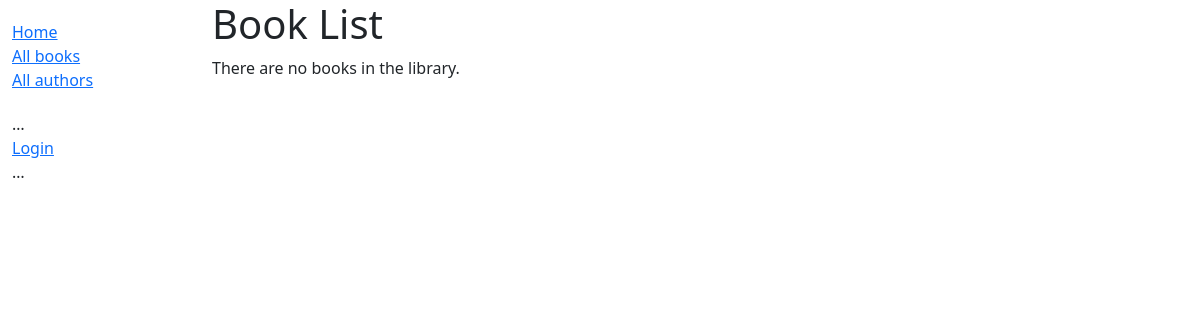
Before: /catalog/books/ with the older database file.
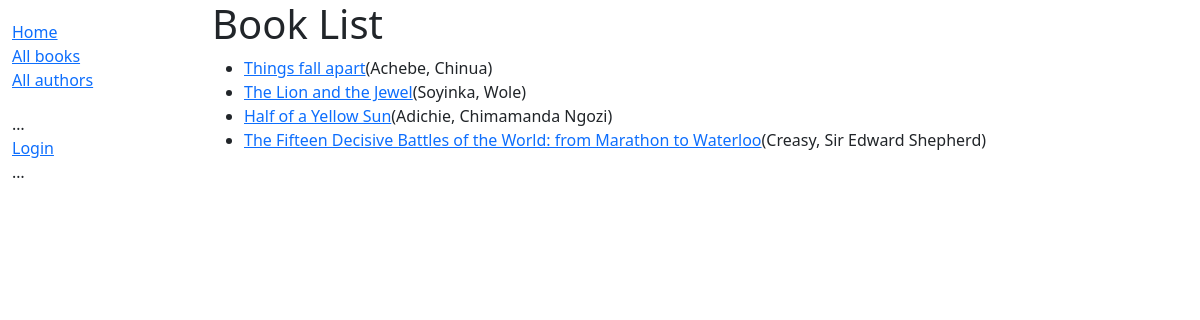
After: the same page with the newer database file.
### catalog/models.py (models this page shows, shortened)
class Book(models.Model):  # all models must inherit from models.Model
    title = models.CharField(max_length=200)
    author = models.ForeignKey('Author', on_delete=models.RESTRICT, null=True)
    summary = models.TextField(max_length=1000, help_text="Enter a brief description of book")
    isbn = models.CharField('ISBN', max_length=13, unique=True,
                            help_text='13 Character <a href="https://www.isbn-international.org/content/what-isbn'
                                      '">ISBN number</a>')
    genre = models.ManyToManyField(Genre, help_text="Select a genre for this book")
    def __str__(self):
        return self.title
    def get_absolute_url(self):
        return reverse('book-detail', args=[str(self.id)])
    def display_genre(self):
        """Create a string for the Genre. This is required to display genre in Admin."""
        return ', '.join(genre.name for genre in self.genre.all()[:3])
    display_genre.short_description = 'Genre'

class Author(models.Model):
    first_name = models.CharField(max_length=100)
    last_name = models.CharField(max_length=100)
    date_of_birth = models.DateField(null=True, blank=True)
    date_of_death = models.DateField('Died', null=True, blank=True)
    class Meta:
        ordering = ['last_name', 'first_name']
    def __str__(self):
        return f'{self.last_name}, {self.first_name}'
    def display_genre(self):
        """Create a string for the Genre. This is required to display
        genre in Admin"""
        return ', '.join(genre.name for genre in self.genre.all()[:3])
    display_genre.short_description = 'Genre'

### catalog/views.py (the view)
# urls.py: path('books/', views.BookListView.as_view(), name='books'),
class BookListView(generic.ListView):
    model = Book
    context_object_name = 'book_list' # name of list as template variable
    queryset = Book.objects.filter(title__icontains='war')[:5]  # Get 5 books containing the title war
    def get_queryset(self):
        qs = Book.objects.all()
        print("DEBUG BOOKS:", qs)  # will print to console
        return qs
    template_name = 'books/book_list.html' # Specify your own template name/location

### catalog/templates/catalog/book_list.html
{% extends "base_generic.html" %}
{% block content %}
    <h1>Book List</h1>
    {% if book_list %}
        <ul>
            {% for book in book_list %}
            <li>
                <a href="{{ book.get_absolute_url }}">{{ book.title }}</a>({{book.author}})
            </li>
            {% endfor %}
        </ul>
    {% else %}
    <p>There are no books in the library.</p>
    {% endif %}
{% endblock %}

Changed rows visible on the page:
added Book: title "Things fall apart", author "Achebe, Chinua"
added Book: title "The Lion and the Jewel", author "Soyinka, Wole"
added Book: title "Half of a Yellow Sun", author "Adichie, Chimamanda Ngozi"
added Book: title "The Fifteen Decisive Battles of the World: from Marathon to Waterloo", author "Creasy, Sir Edward Shepherd"
Other visible differences:
text no longer shown: "There are no books in the library."
